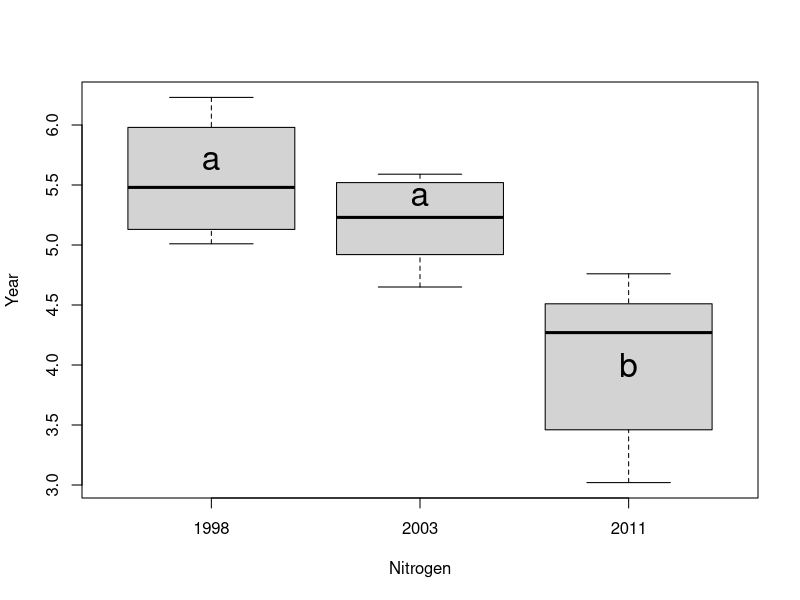
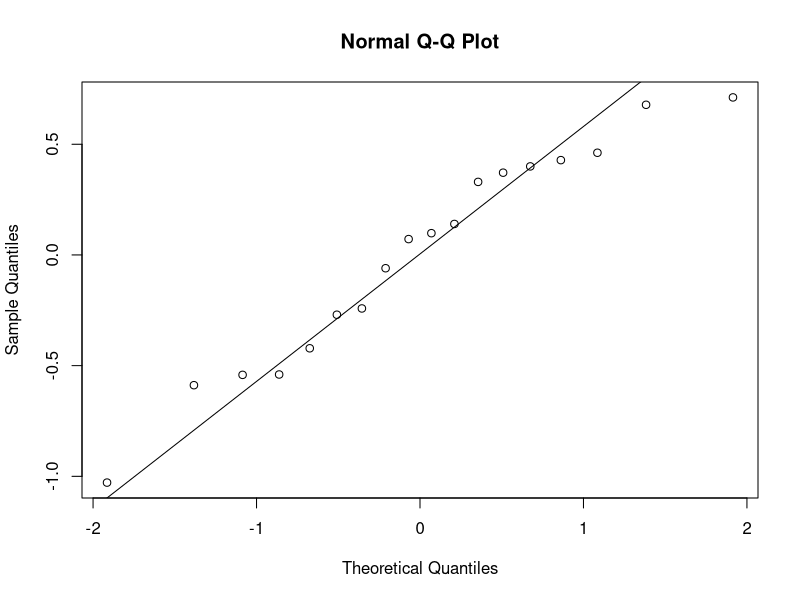

Write the R code that produced these figures, in order.
#### 8.1 
### d) 

-1.50+c(-1,1)* qt(0.95, 15)*sqrt(4.1060/15*(1/3))

#### 8.2 
nitrogen <- c(5.01, 5.59, 3.02,
              6.23, 5.13, 4.76,
              5.98, 5.33, 3.46,
              5.31, 4.65, 4.12,
              5.13, 5.52, 4.51,
              5.65, 4.92, 4.42)
year <- factor(rep(c("1998", "2003", "2011"), 6))
tapply(nitrogen, year, mean)
tapply(nitrogen, year, var)

mean(nitrogen)

### b) 
D <- data.frame(
  nitrogen=c(5.01, 5.59, 3.02,
             6.23, 5.13, 4.76,
             5.98, 5.33, 3.46,
             5.31, 4.65, 4.12,
             5.13, 5.52, 4.51,
             5.65, 4.92, 4.42),
  year=factor(rep(c("1998", "2003", "2011"), 6))
)
tapply(D$nitrogen, D$year, mean)
tapply(D$nitrogen, D$year, var)
mean(D$nitrogen)
(18 - 1) * var(D$nitrogen)

### c) Run the ANOVA in R and produce the ANOVA table in R.
fit = lm(nitrogen ~ year, data = D)
anova(fit)



### d) 
LSD_0.01667 <- qt(1-(0.05/3)/2, 15) * sqrt(2*0.2737/6)

plot(D$year, D$nitrogen, xlab="Nitrogen", ylab="Year")
text(1:3, c(5.7, 5.4, 4), c("a", "a", "b"), cex=2)

qqnorm(fit$residuals)
qqline(fit$residuals)
